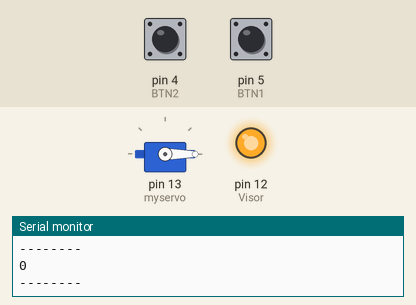
Simulated run of this sketch. Board: Arduino Uno, built with avr-gcc and run on an emulated ATmega328P. Parts: servo, output pins drawn as LEDs (lit = HIGH), the last lines printed to the serial monitor. The test bench sets the inputs (shaded band); at power-on: pin 5 (BTN1) LOW, pin 4 (BTN2) LOW.

Above: at 1.2 s.
1.3 s: pin 5 (BTN1) pulled HIGH for 0.15 s
At 2.1 s:
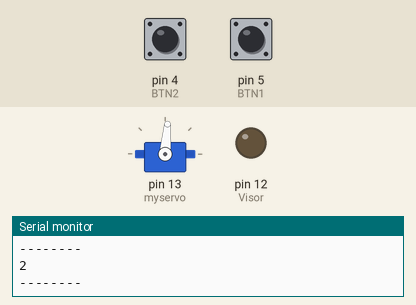
3.1 s: pin 4 (BTN2) pulled HIGH for 0.15 s
At 3.35 s:
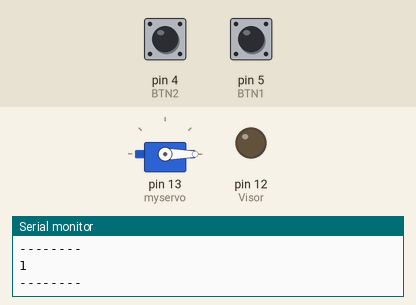
4.9 s: pin 5 (BTN1) pulled HIGH for 1 s
At 6.3 s:
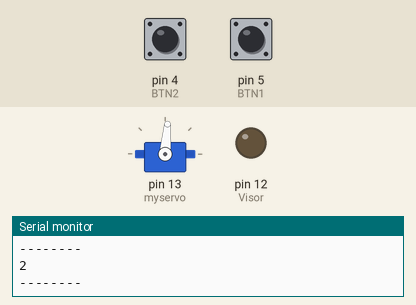
7.4 s: pin 4 (BTN2) pulled HIGH for 1 s
At 8.4 s:
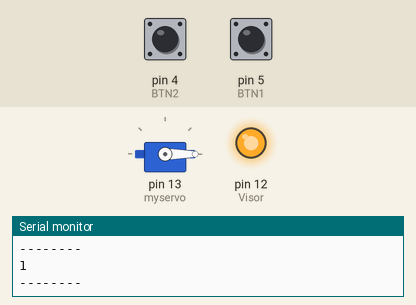
Timing chart, 0 to 10.4 s (numbered marks = the images above; inputs shaded):
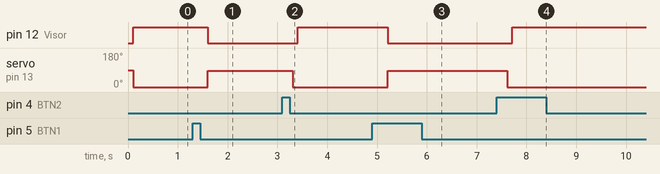

Measured:
- after the input at 1.3 s, pin 12 (Visor): HIGH → LOW after 0.30 s; servo on pin 13 (myservo): 0° → 85° after 0.30 s
- after the input at 3.1 s, pin 12 (Visor): LOW → HIGH after 0.31 s; servo on pin 13 (myservo): 85° → 0° after 0.21 s
- after the input at 4.9 s, pin 12 (Visor): HIGH → LOW after 0.31 s; servo on pin 13 (myservo): 0° → 85° after 0.31 s
- after the input at 7.4 s, pin 12 (Visor): LOW → HIGH after 0.32 s; servo on pin 13 (myservo): 85° → 0° after 0.22 s

The sketch:

Capacete.ino
```cpp
//Servo Motor
#include <Servo.h>
Servo myservo;

#define Visor 12
#define BTN1 5
#define BTN2 4

int pressionado1 = 0;
int pressionado2 = 0;
int modo = 0;

//------------------------------------------------<< setup
void setup(){
  Serial.begin(9600);
  pinMode(Visor, OUTPUT);
  pinMode(BTN1, INPUT);
  pinMode(BTN2, INPUT);

  //Servo
   myservo.attach(13);
}

//------------------------------------------------<< loop
void loop(){
  Serial.println(modo);
  Serial.println("--------");
  pressionado1 = digitalRead(BTN1);
  pressionado2 = digitalRead(BTN2);

  botao();

  if(modo == 0){
    Ligado();
  }
  if(modo == 1){
    Fechar();
  }
  if(modo == 2){
    Abrir();
  }
}
//------------------------------------------------<< função
// função capacete
void Ligado(){
  delay(100);
  digitalWrite(Visor, HIGH);   // Visor ligado

  myservo.write(0); // posição do Servo motor
}

void Abrir(){
  delay(100);
  digitalWrite(Visor, LOW);   // Visor ligado

  myservo.write(85); // posição do Servo motor
}

void Fechar(){
  myservo.write(0); // posição do Servo motor
  delay(100);
  digitalWrite(Visor, HIGH);   // Visor ligado
}

// função Botão
void botao(){
  if(pressionado1 == HIGH){
      if(modo == 0){
        modo += 2;
        Serial.println(modo);
        Serial.println("--------");
        delay(200); // tempo para coreção de botão. problemas com conato
      }
      if(modo == 1){
        modo += 1;
        Serial.println(modo);
        Serial.println("--------");
        delay(200); // tempo para coreção de botão.
      }
  }
  if(pressionado2 == HIGH){
      if(modo == 2){
        modo -= 1;
        Serial.println(modo);
        Serial.println("--------");
        delay(200); // tempo para coreção de botão.
      }
  }
}
```
